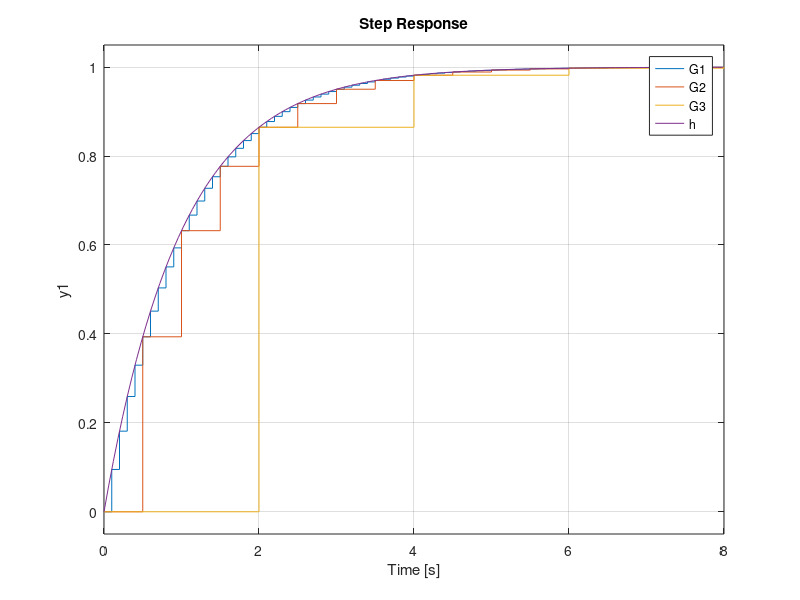
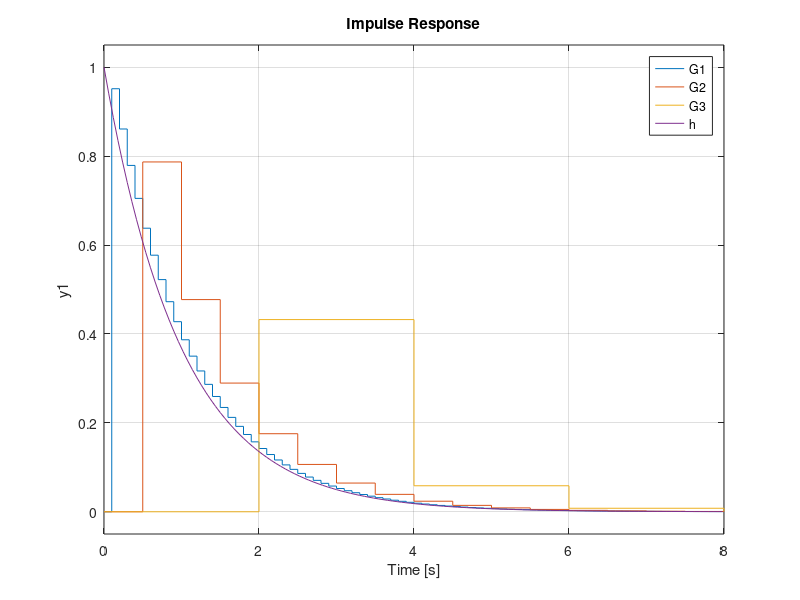

Here is the MATLAB script that generated these plots, in order:
%%%%%%%%%%%%%%%%%%%%%%%%%%%%%%%%%%%%%%%%%%%%%%%%%%%%%%%%%%%%%%%%%%%%%%%%%%%
%Programmation d'un systeme contenu en un systeme discret avec une periode
%Te
%%%%%%%%%%%%%%%%%%%%%%%%%%%%%%%%%%%%%%%%%%%%%%%%%%%%%%%%%%%%%%%%%%%%%%%%%%%

k=1;
taux=1;
num=[k];
den=[taux 1];
h=tf(num,den);

Te1 = 0.1;
Te2 = 0.5;
Te3 = 2;

G1 = c2d(h,Te1)
G2 = c2d(h,Te2)
G3 = c2d(h,Te3)

figure(1),step(G1,G2,G3,h)
figure(2), impulse(G1,G2,G3,h)